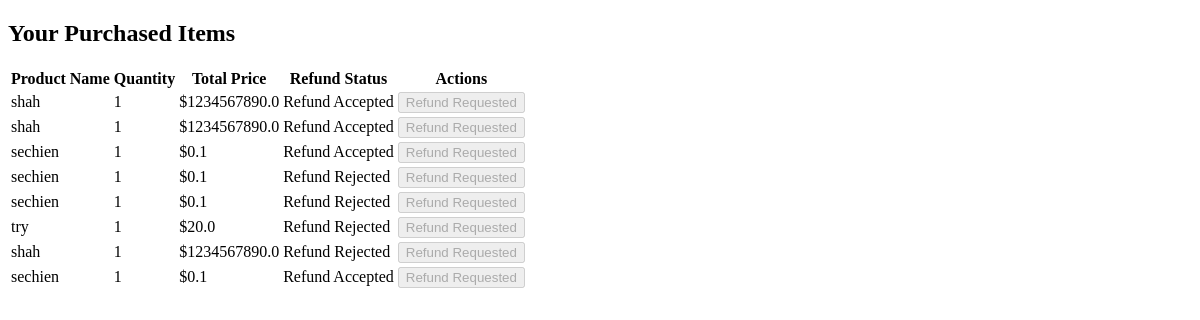
The page /purchaseditems (signed in) on the database as committed earlier.
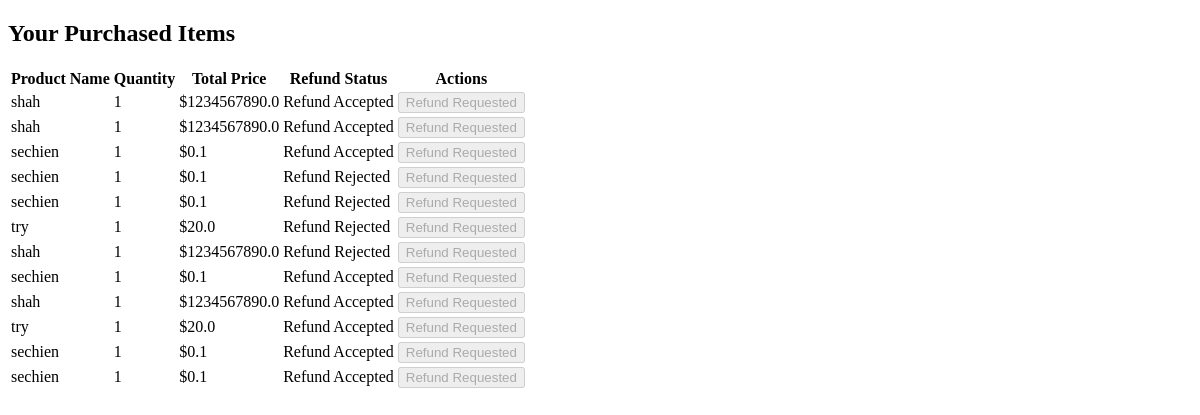
The same page on the database as committed later.
### main.py (models this page shows)
class purchaseditem(db.Model):
    id = db.Column(db.Integer, primary_key=True)
    customer_id = db.Column(db.Integer, db.ForeignKey('customer.id'), nullable=False)  # Foreign key to the Customer table
    customer = db.relationship('customer', backref=db.backref('purchased_items', lazy=True))
    product_id = db.Column(db.Integer, db.ForeignKey('product.id'), nullable=False)  # Foreign key to the Product table
    product = db.relationship('Product', backref=db.backref('purchased_items', lazy=True))
    totalprice = db.Column(db.Float, nullable=False)
    quantity = db.Column(db.Integer, nullable=False)  # Quantity of the product
    refund_status = db.Column(db.String(50), default="Pending")
    refund_reason = db.Column(db.String(100), nullable=True)

class Product(db.Model):
    id = db.Column(db.Integer, primary_key=True)  # Unique identifier for the product
    productname = db.Column(db.String(150), nullable=False)
    productprice = db.Column(db.Float, nullable=False)
    productdate = db.Column(db.DateTime, default=datetime.utcnow)
    productstock = db.Column(db.Integer, nullable=False)
    productpicture = db.Column(db.LargeBinary, nullable=False)  # Stores the binary data of the image
    picture_mimetype = db.Column(db.String(50), nullable=False)  # To store the image format (e.g., 'image/jpeg')

### main.py (the view)
@tandtweb.route('/purchaseditems')
def purchased_items():
    customer_id = session.get('user_id')
    purchased_items = purchaseditem.query.filter_by(customer_id=customer_id).all()
    return render_template('purchaseditem.html', purchased_items=purchased_items)

### templates/purchaseditem.html (shortened to what this page needs)
<!DOCTYPE html>
<html lang="en">
<head>
</head>
<body>
    <div class="container mt-5">
        <h2>Your Purchased Items</h2>
        {% if purchased_items %}
            <table class="table table-bordered">
                <thead>
                    <tr>
                        <th>Product Name</th>
                        <th>Quantity</th>
                        <th>Total Price</th>
                        <th>Refund Status</th>
                        <th>Actions</th>
                    </tr>
                </thead>
                <tbody>
                    {% for item in purchased_items %}
                    <tr>
                        <td>{{ item.product.productname }}</td>
                        <td>{{ item.quantity }}</td>
                        <td>${{ item.totalprice }}</td>
                        <td>{{ item.refund_status }}</td>
                        <td>
                          {% if item.refund_status == 'Pending' %}
                              <a href="{{ url_for('refund_form', item_id=item.id) }}">
                                  <button type="button">Request Refund</button>
                              </a>
                          {% else %}
                              <button type="button" disabled>Refund Requested</button>
                          {% endif %}
                      </td>
                    </tr>
                    {% endfor %}
                </tbody>
            </table>
        {% else %}
            <p>You have not purchased any items yet.</p>
        {% endif %}
    </div>
</body>
</html>

Rows that differ between the two databases and show on the page:
added purchaseditem: product.productname "shah", quantity "1", totalprice "1234567890.0", refund_status "Refund Accepted", shows "Refund Requested"
added purchaseditem: product.productname "try", quantity "1", totalprice "20.0", refund_status "Refund Accepted", shows "Refund Requested"
added purchaseditem: product.productname "sechien", quantity "1", totalprice "0.1", refund_status "Refund Accepted", shows "Refund Requested"
added purchaseditem: product.productname "sechien", quantity "1", totalprice "0.1", refund_status "Refund Accepted", shows "Refund Requested"
